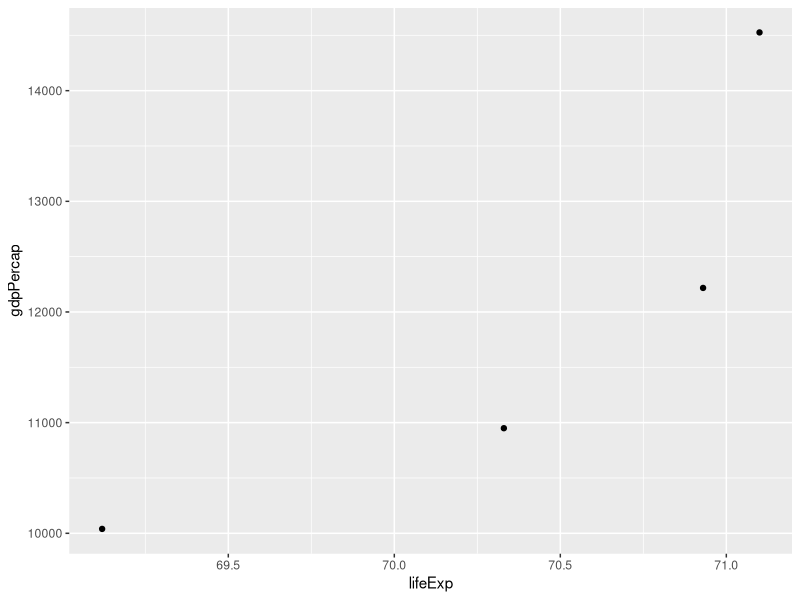
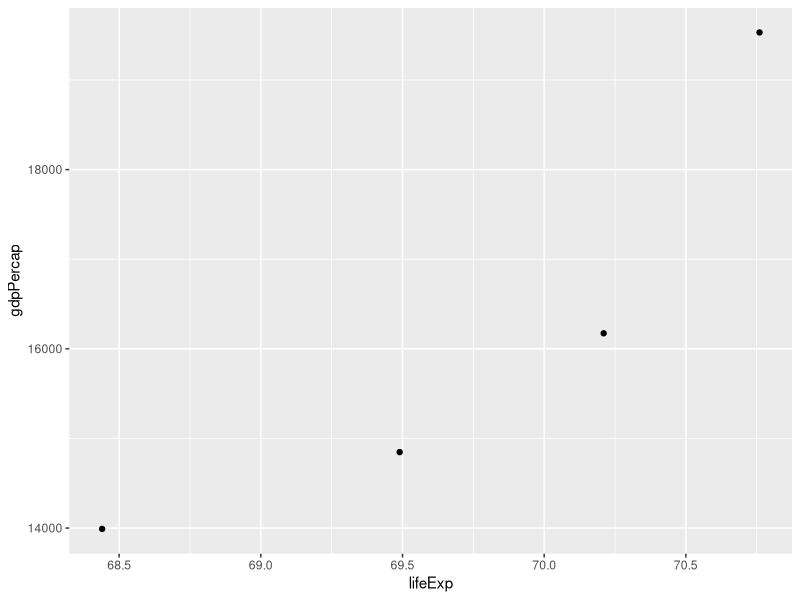
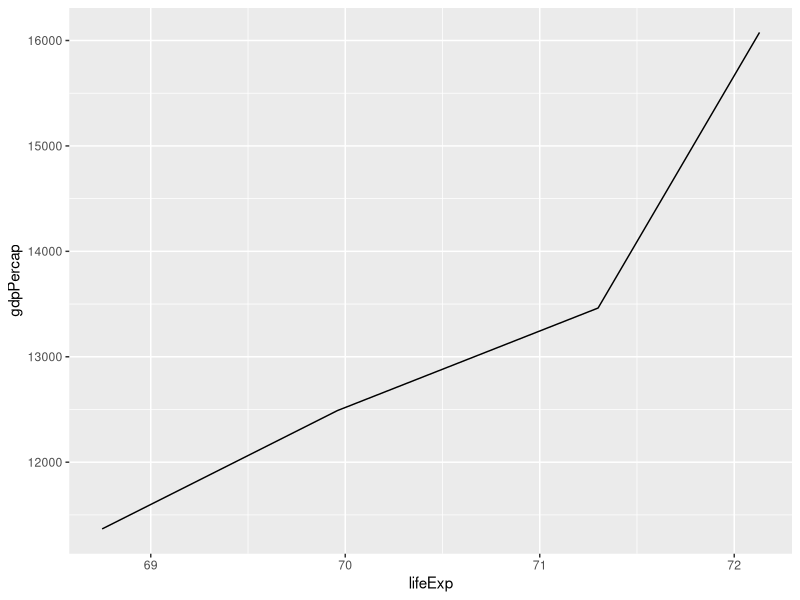

Source code (R) for these figures, in order:
## ---- chunk 1
knitr::opts_chunk$set(echo = TRUE)
library(tidyverse)
## ---- chunk 2
data1 <- read.csv("gapminder-5060.csv")
Australia <- data1[(data1$country=="Australia"),]
ggplot(data = Australia, aes(x = lifeExp, y = gdpPercap)) +
  geom_point()
## ---- chunk 3
us <- data1[(data1$country=="United States"),]
ggplot(data = us, aes(x = lifeExp, y = gdpPercap)) +
  geom_point()
## ---- chunk 4
canada <- data1[(data1$country == "Canada"),]
canada1 <- canada %>% mutate(lifeExp = replace(lifeExp, year == 1957, 69.96))
ggplot(data = canada1, aes(x = lifeExp, y = gdpPercap)) +
  geom_line()
